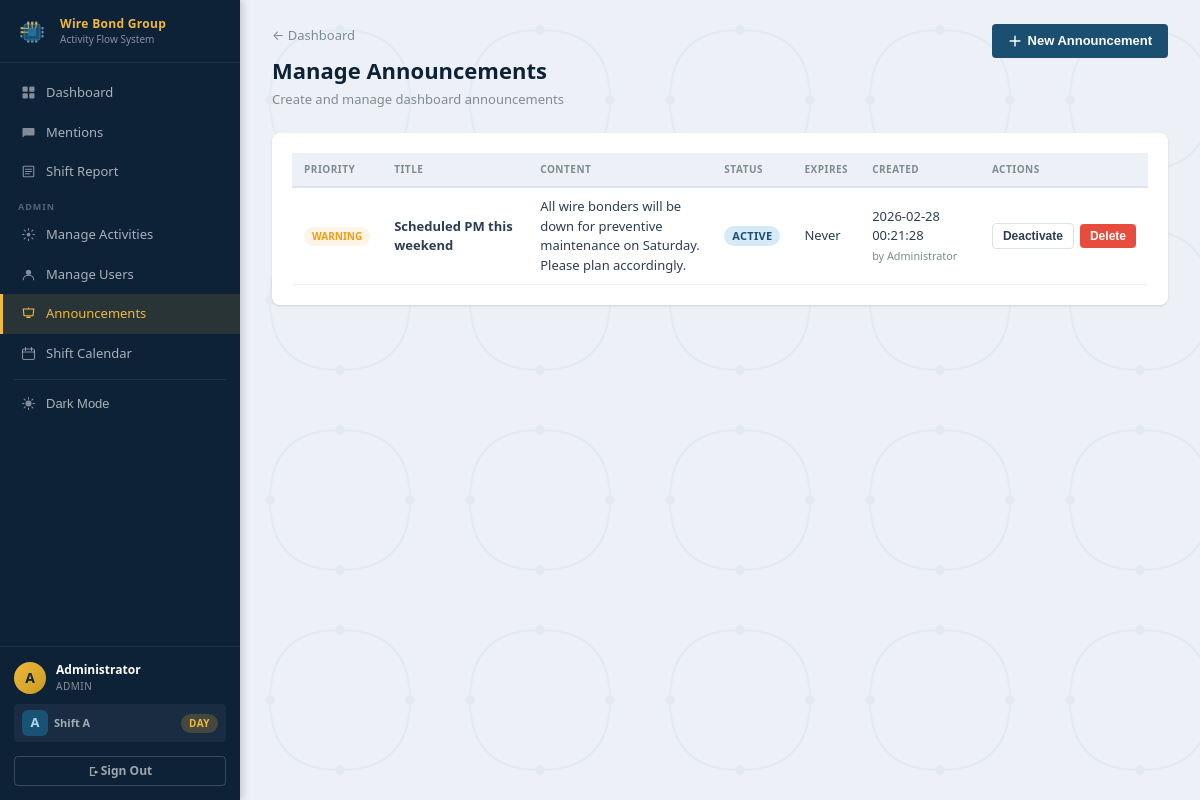
Page /admin/announcements (signed in) on the committed database.
### tables this page shows
CREATE TABLE users (
        id          INTEGER PRIMARY KEY AUTOINCREMENT,
        username    TEXT    UNIQUE NOT NULL,
        password    TEXT    NOT NULL,
        full_name   TEXT    NOT NULL,
        role        TEXT    DEFAULT 'user',
        shift       TEXT    DEFAULT 'A',
        is_active   INTEGER DEFAULT 1,
        created_at  TEXT    DEFAULT (datetime('now','localtime'))
    );

CREATE TABLE announcements (
        id          INTEGER PRIMARY KEY AUTOINCREMENT,
        title       TEXT    NOT NULL,
        content     TEXT,
        priority    TEXT    DEFAULT 'info',
        is_active   INTEGER DEFAULT 1,
        expires_at  TEXT,
        created_by  INTEGER,
        created_at  TEXT    DEFAULT (datetime('now','localtime')),
        FOREIGN KEY (created_by) REFERENCES users(id)
    );

### app.py (the view)
@app.route('/admin/announcements')
@admin_required
def admin_announcements():
    db = get_db()
    all_announcements = db.execute(
        "SELECT a.*, u.full_name AS author_name FROM announcements a "
        "LEFT JOIN users u ON a.created_by = u.id ORDER BY a.created_at DESC"
    ).fetchall()
    return render_template('admin_announcements.html', all_announcements=all_announcements)

### app.py (called while the page is built, shortened)
def get_db():
    if 'db' not in g:
        g.db = sqlite3.connect(app.config['DATABASE'])
        g.db.row_factory = sqlite3.Row
        g.db.execute("PRAGMA journal_mode=WAL")
        g.db.execute("PRAGMA foreign_keys=ON")
    return g.db

def current_shift():
    return session.get('shift', 'A')

def current_time_slot():
    now = datetime.now()
    shift = session.get('shift', 'A')
    t = now.hour + now.minute / 60.0
    return 'Day' if 6.5 <= t < 18.5 else 'Night'

def admin_required(f):
    @wraps(f)
    def decorated(*args, **kwargs):
        if 'user_id' not in session:
            flash('Please log in first.', 'warning')
            return redirect(url_for('login'))
        if session.get('role') != 'admin':
            flash('Admin access required.', 'danger')
            return redirect(url_for('dashboard'))
        return f(*args, **kwargs)
    return decorated

### templates/admin_announcements.html (shortened to what this page needs)
{% extends 'base.html' %}
{% block content %}
<div class="page-header">
    <div>
        <a href="{{ url_for('dashboard') }}" class="back-link">&larr; Dashboard</a>
        <h1 class="page-title">Manage Announcements</h1>
        <p class="page-subtitle">Create and manage dashboard announcements</p>
    </div>
    <button class="btn btn-primary" onclick="toggleModal('create-ann-modal')">
        <svg style="width:14px;height:14px;" viewBox="0 0 20 20" fill="currentColor"><path d="M10 3v14M3 10h14" stroke="currentColor" stroke-width="2" stroke-linecap="round"/></svg>
        New Announcement
    </button>
</div>
<div class="card">
    <div class="table-wrapper">
        <table class="data-table">
            <thead>
                <tr>
                    <th>Priority</th>
                    <th>Title</th>
                    <th>Content</th>
                    <th>Status</th>
                    <th>Expires</th>
                    <th>Created</th>
                    <th>Actions</th>
                </tr>
            </thead>
            <tbody>
                {% for ann in all_announcements %}
                <tr>
                    <td>
                        <span class="ann-priority-badge ann-priority-{{ ann.priority }}">{{ ann.priority | title }}</span>
                    </td>
                    <td><strong>{{ ann.title }}</strong></td>
                    <td style="max-width:300px;white-space:pre-wrap;word-break:break-word;">{{ (ann.content or '')[:120] }}{% if ann.content and ann.content|length > 120 %}...{% endif %}</td>
                    <td>
                        {% if ann.is_active %}
                        <span class="status-badge status-active">Active</span>
                        {% else %}
                        <span class="status-badge" style="background:#eee;color:#999;">Inactive</span>
                        {% endif %}
                    </td>
                    <td>{{ ann.expires_at or 'Never' }}</td>
                    <td>{{ ann.created_at }}<br><small style="color:var(--text-secondary);">by {{ ann.author_name or 'Unknown' }}</small></td>
                    <td>
                        <div class="action-buttons">
                            <form method="POST" action="{{ url_for('admin_toggle_announcement', ann_id=ann.id) }}" class="inline-form">
                                <button type="submit" class="btn btn-sm btn-outline">
                                    {{ 'Deactivate' if ann.is_active else 'Activate' }}
                                </button>
                            </form>
                            <form method="POST" action="{{ url_for('admin_delete_announcement', ann_id=ann.id) }}" class="inline-form"
                                  onsubmit="return confirm('Delete this announcement?')">
                                <button type="submit" class="btn btn-sm btn-danger">Delete</button>
                            </form>
                        </div>
                    </td>
                </tr>
                {% else %}
                <tr><td colspan="7" class="text-center" style="padding:24px;color:var(--text-secondary);">No announcements yet.</td></tr>
                {% endfor %}
            </tbody>
        </table>
    </div>
</div>
{% endblock %}

### templates/base.html (shortened to what this page needs)
<!DOCTYPE html>
<html lang="en" data-theme="light">
<head>
    <link rel="stylesheet" href="{{ url_for('static', filename='css/style.css') }}">
</head>
<body>
{% if session.get('user_id') %}
<nav class="navbar">
    <div class="nav-brand">
        <div class="nav-brand-text">
            <span class="nav-title">Wire Bond Group</span>
            <span class="nav-subtitle">Activity Flow System</span>
        </div>
    </div>
    <div class="nav-links">
        <a href="{{ url_for('dashboard') }}" class="nav-link {% if request.endpoint == 'dashboard' %}active{% endif %}">
            Dashboard
        </a>
        <a href="{{ url_for('my_mentions') }}" class="nav-link {% if request.endpoint == 'my_mentions' %}active{% endif %}">
            <svg class="nav-icon-svg" viewBox="0 0 20 20"><path d="M3 4h14a1 1 0 011 1v8a1 1 0 01-1 1H5l-3 3V5a1 1 0 011-1z" fill="currentColor"/></svg>
            Mentions
        </a>
        <a href="{{ url_for('generate_report') }}" class="nav-link {% if request.endpoint == 'generate_report' %}active{% endif %}">
            <svg class="nav-icon-svg" viewBox="0 0 20 20"><path d="M4 3h12a1 1 0 011 1v12a1 1 0 01-1 1H4a1 1 0 01-1-1V4a1 1 0 011-1z" fill="none" stroke="currentColor" stroke-width="1.5"/><path d="M6 7h8M6 10h8M6 13h5" stroke="currentColor" stroke-width="1.5" stroke-linecap="round"/></svg>
            Shift Report
        </a>
        {% if session.get('role') == 'admin' %}
        <div class="nav-section-label">ADMIN</div>
        <a href="{{ url_for('admin_activities') }}" class="nav-link {% if request.endpoint in ['admin_activities'] %}active{% endif %}">
            <svg class="nav-icon-svg" viewBox="0 0 20 20"><circle cx="10" cy="10" r="2.5" fill="currentColor"/><path d="M10 2v2M10 16v2M2 10h2M16 10h2M4.2 4.2l1.4 1.4M14.4 14.4l1.4 1.4M4.2 15.8l1.4-1.4M14.4 5.6l1.4-1.4" stroke="currentColor" stroke-width="1.5" stroke-linecap="round"/></svg>
            Manage Activities
        </a>
        <a href="{{ url_for('admin_users') }}" class="nav-link {% if request.endpoint == 'admin_users' %}active{% endif %}">
            <svg class="nav-icon-svg" viewBox="0 0 20 20"><circle cx="10" cy="7" r="3.5" fill="currentColor"/><path d="M3 17c0-3.5 3.1-6 7-6s7 2.5 7 6" stroke="currentColor" stroke-width="1.5" fill="none" stroke-linecap="round"/></svg>
            Manage Users
        </a>
        <a href="{{ url_for('admin_announcements') }}" class="nav-link {% if request.endpoint == 'admin_announcements' %}active{% endif %}">
            <svg class="nav-icon-svg" viewBox="0 0 20 20"><path d="M3 4h14l-1 9H4L3 4z" fill="none" stroke="currentColor" stroke-width="1.5"/><path d="M8 15h4" stroke="currentColor" stroke-width="2" stroke-linecap="round"/><circle cx="10" cy="3" r="1" fill="currentColor"/></svg>
            Announcements
        </a>
        <a href="{{ url_for('admin_calendar') }}" class="nav-link {% if request.endpoint == 'admin_calendar' %}active{% endif %}">
            <svg class="nav-icon-svg" viewBox="0 0 20 20"><rect x="2" y="4" width="16" height="14" rx="2" fill="none" stroke="currentColor" stroke-width="1.5"/><path d="M2 8h16M6 2v4M14 2v4" stroke="currentColor" stroke-width="1.5" stroke-linecap="round"/></svg>
            Shift Calendar
        </a>
        {% endif %}
        <div class="nav-divider"></div>
        <button class="nav-link theme-toggle-btn" id="theme-toggle" onclick="toggleTheme()" title="Toggle dark mode">
            <svg class="nav-icon-svg theme-icon-sun" viewBox="0 0 20 20"><circle cx="10" cy="10" r="4" fill="currentColor"/><path d="M10 2v2M10 16v2M2 10h2M16 10h2M4.2 4.2l1.4 1.4M14.4 14.4l1.4 1.4M4.2 15.8l1.4-1.4M14.4 5.6l1.4-1.4" stroke="currentColor" stroke-width="1.5" stroke-linecap="round"/></svg>
            <span class="theme-label">Dark Mode</span>
        </button>
    </div>
    <div class="nav-user">
        <div class="nav-user-identity">
            <div class="nav-user-avatar">{{ session.get('full_name', 'U')[0] }}</div>
            <div class="nav-user-details">
                <span class="user-name">{{ session.get('full_name', 'User') }}</span>
                <span class="user-role">{{ session.get('role', 'user') | title }}</span>
            </div>
        </div>
        <div class="nav-shift-info">
            <span class="shift-letter-badge shift-{{ session.get('shift','A') | lower }}">{{ session.get('shift','A') }}</span>
            <span class="nav-shift-label">Shift {{ session.get('shift','A') }}</span>
            <span class="time-slot-pill time-slot-{{ time_slot | lower }}">{{ time_slot }}</span>
        </div>
        <a href="{{ url_for('logout') }}" class="btn-outline-nav">
            <svg style="width:13px;height:13px;" viewBox="0 0 20 20" fill="currentColor"><path d="M3 3h8v2H5v10h6v2H3V3z"/><path d="M11 8l4 3-4 3V8z"/><rect x="9" y="10" width="6" height="1.5" rx=".5"/></svg>
            Sign Out
        </a>
    </div>
</nav>
{% endif %}
<div class="wb-bg-pattern" aria-hidden="true"></div>
<main class="main-content {% if not session.get('user_id') %}no-nav{% endif %}">
    {% block content %}{% endblock %}
</main>
</body>
</html>

### rows in the picture
users: get "Administrator"
announcements: priority "WARNING", title "Scheduled PM this weekend", content "All wire bonders will be down for preventive maintenance on Saturday. Please plan accordingly.", shows "ACTIVE", expires_at "Never", created_at "2026-02-28 00:21:28", full_name "Administrator", is_active "Deactivate"

### other values in the picture
{{ session.get('full_name', 'U')[0] }} "A"
{{ session.get('role', 'user') | title }} "ADMIN"
{{ session.get('shift','A') }} "A"
{{ time_slot }} "DAY"
